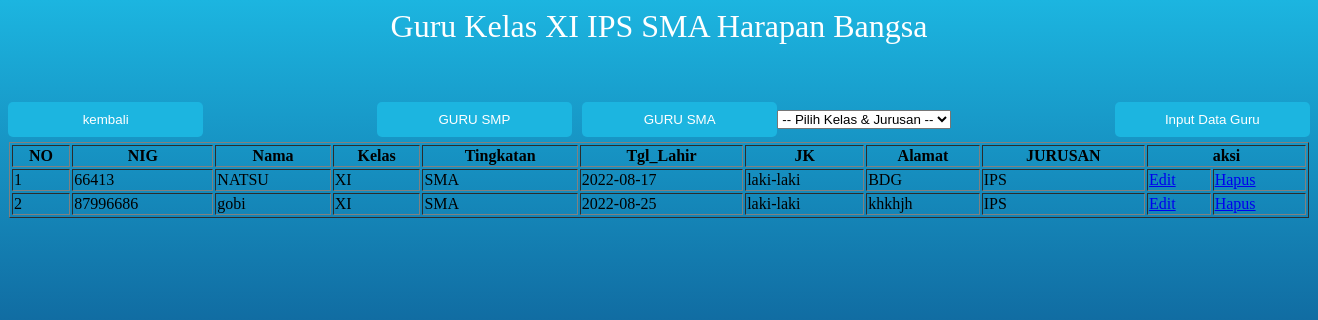
Screenshot of /guruxiips.php (signed in) with the database file from the repository.
### tables this page shows
CREATE TABLE `guru` (
  `NIG` int(11) NOT NULL,
  `nama` varchar(50) NOT NULL,
  `tgl_lahir` date NOT NULL,
  `jk` varchar(20) NOT NULL,
  `alamat` varchar(225) NOT NULL,
  `kelas` varchar(10) NOT NULL,
  `Tingkatan` varchar(10) NOT NULL,
  `nama_jurusan` varchar(50) DEFAULT NULL
);

### user_gurusma.php (called while the page is built, shortened)
<?php
class UserGuru
{
    public function showDataXiips()
	{
        $conn = new Koneksi();
        $db=$conn->metal();
		$stmt=$db->prepare("SELECT NIG,nama,kelas,Tingkatan,tgl_lahir,jk,alamat, nama_jurusan FROM guru where  kelas='XI' AND nama_jurusan='IPS'");
		$stmt->execute();
		return $stmt;
	}
}

### guruxiips.php (the view, shortened to what this page needs)
<?php
require 'user_gurusma.php';
$obj = new UserGuru();
?>
<h1>Guru Kelas XI IPS SMA Harapan Bangsa</h1>
<link rel="stylesheet" type="text/css" href="css/smp.css">
<form action = "input_guru_sma.php" method ="POST" name="login">
<input type ="submit" class="tombol_input1" name = "submit" value = "Input Data Guru">
<center>
<table class= 'table table-bordered table-responsive'>
 <tr>
 <tr>
 <table border="1" width="1300px" >
 <tr>
     <th>NO</th>
     <th>NIG</th>
     <th>Nama</th>
     <th>Kelas</th>
     <th>Tingkatan</th>
     <th>Tgl_Lahir</th>
     <th>JK</th>
     <th>Alamat</th>
     <th>JURUSAN</th>
     <th colspan="5">aksi</th>
 </tr>
</center>
 <?php
$no=1;
	$data=$obj->showDataXiips();
	if($data->rowCount()>0){
	while($row=$data->fetch(PDO::FETCH_ASSOC)){
?>
<tr>
	<td><?php echo $no; ?></td>
	<td><?php echo $row['NIG']; ?></td>
	<td><?php echo $row['nama']; ?></td>
    <td><?php echo $row['kelas']; ?></td>
    <td><?php echo $row['Tingkatan']; ?></td>
    <td><?php echo $row['tgl_lahir']; ?></td>
    <td><?php echo $row['jk']; ?></td>
    <td><?php echo $row['alamat']; ?></td>
    <td><?php echo $row['nama_jurusan']; ?></td>
    <td><a href="editguru.php?NIG=<?php echo $row['NIG']; ?>">Edit</a></td>
    <td><a href="proses_delete_guru.php?NIG=<?php echo $row['NIG']; ?>">Hapus</a></td>
    </tr>
    </form>
<?php
$no+=1; }
}else{
echo '<tr>
		<td> Not found</td>
    </tr>';
}
?>
<form action = "guru.php" method ="POST" name="kembali">
<input type ="submit" class="tombol_kembali" name = "kembali" value = "kembali">
 </form>
 <form action = "gurusmp.php" method ="POST" name="gurusmp">
    <input type ="submit" class="tombol2" name = "gurusmp" value = "GURU SMP">
    </form>
    <form action = "gurusma.php" method ="POST" name="gurusma">
    <input type ="submit" class="tombol2" name = "gurusma" value = "GURU SMA">
    </form>
    <form action="" method="POST">
 <select  name="category" onChange="document.location.href=this.options[this.selectedIndex].value;">
 <option value="">-- Pilih Kelas & Jurusan -- </option>
 </select>
 </form>

### css/smp.css (style rules this page uses)
h1 { text-align: center; color: white; font-weight: 100; }
.tombol_input1 { background: #1cb5e0; color: white; font-size: 10pt; width: 15%; border: cornflowerblue; border-radius: 5px; padding: 10px 10px; margin-bottom: 5px; color :white; float:right; }
.tombol_kembali { background: #1cb5e0; color: white; font-size: 10pt; width: 15%; border: cornflowerblue; border-radius: 5px; padding: 10px 10px; margin-bottom: 5px; color :white; float:left; }
.tombol2 { background: #1cb5e0; color: white; font-size: 10pt; width: 15%; border: cornflowerblue; border-radius: 5px; padding: 10px 10px; margin-bottom: 5px; margin-left: 10px; color :white; }

### rows the page displays
guru: NIG "66413", nama "NATSU", kelas "XI", Tingkatan "SMA", tgl_lahir "2022-08-17", jk "laki-laki", alamat "BDG", nama_jurusan "IPS"
guru: NIG "87996686", nama "gobi", kelas "XI", Tingkatan "SMA", tgl_lahir "2022-08-25", jk "laki-laki", alamat "khkhjh", nama_jurusan "IPS"
